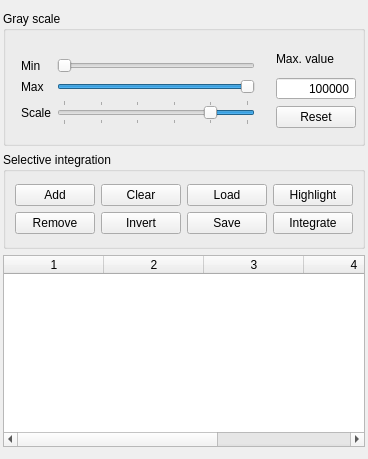
          <widget class="QWidget" name="tab_Cake2">
           <attribute name="title">
            <string>Cake2</string>
           </attribute>
           <layout class="QVBoxLayout" name="verticalLayout_19">
            <property name="leftMargin">
             <number>3</number>
            </property>
            <property name="rightMargin">
             <number>3</number>
            </property>
            <property name="bottomMargin">
             <number>12</number>
            </property>
            <item>
             <widget class="QGroupBox" name="groupBox_29">
              <property name="sizePolicy">
               <sizepolicy hsizetype="Preferred" vsizetype="Fixed">
                <horstretch>0</horstretch>
                <verstretch>0</verstretch>
               </sizepolicy>
              </property>
              <property name="title">
               <string>Gray scale</string>
              </property>
              <property name="flat">
               <bool>true</bool>
              </property>
              <layout class="QHBoxLayout" name="horizontalLayout_7">
               <property name="spacing">
                <number>-1</number>
               </property>
               <property name="leftMargin">
                <number>3</number>
               </property>
               <property name="topMargin">
                <number>12</number>
               </property>
               <property name="rightMargin">
                <number>3</number>
               </property>
               <property name="bottomMargin">
                <number>12</number>
               </property>
               <item>
                <widget class="QFrame" name="frame_8">
                 <property name="frameShape">
                  <enum>QFrame::NoFrame</enum>
                 </property>
                 <property name="frameShadow">
                  <enum>QFrame::Plain</enum>
                 </property>
                 <layout class="QHBoxLayout" name="horizontalLayout_8">
                  <property name="topMargin">
                   <number>12</number>
                  </property>
                  <property name="bottomMargin">
                   <number>3</number>
                  </property>
                  <item>
                   <widget class="QFrame" name="frame_3">
                    <property name="sizePolicy">
                     <sizepolicy hsizetype="Preferred" vsizetype="Fixed">
                      <horstretch>0</horstretch>
                      <verstretch>0</verstretch>
                     </sizepolicy>
                    </property>
                    <property name="frameShape">
                     <enum>QFrame::NoFrame</enum>
                    </property>
                    <property name="frameShadow">
                     <enum>QFrame::Plain</enum>
                    </property>
                    <layout class="QGridLayout" name="gridLayout_22">
                     <property name="leftMargin">
                      <number>3</number>
                     </property>
                     <property name="topMargin">
                      <number>3</number>
                     </property>
                     <property name="rightMargin">
                      <number>3</number>
                     </property>
                     <property name="bottomMargin">
                      <number>3</number>
                     </property>
                     <item row="3" column="1">
                      <widget class="QSlider" name="horizontalSlider_VMax">
                       <property name="minimum">
                        <number>1</number>
                       </property>
                       <property name="maximum">
                        <number>1000</number>
                       </property>
                       <property name="pageStep">
                        <number>1000</number>
                       </property>
                       <property name="value">
                        <number>1000</number>
                       </property>
                       <property name="orientation">
                        <enum>Qt::Horizontal</enum>
                       </property>
                       <property name="tickPosition">
                        <enum>QSlider::NoTicks</enum>
                       </property>
                      </widget>
                     </item>
                     <item row="1" column="1">
                      <widget class="QSlider" name="horizontalSlider_VMin">
                       <property name="minimum">
                        <number>1</number>
                       </property>
                       <property name="maximum">
                        <number>1000</number>
                       </property>
                       <property name="pageStep">
                        <number>1000</number>
                       </property>
                       <property name="value">
                        <number>1</number>
                       </property>
                       <property name="orientation">
                        <enum>Qt::Horizontal</enum>
                       </property>
                       <property name="invertedAppearance">
                        <bool>false</bool>
                       </property>
                       <property name="invertedControls">
                        <bool>false</bool>
                       </property>
                       <property name="tickPosition">
                        <enum>QSlider::NoTicks</enum>
                       </property>
                       <property name="tickInterval">
                        <number>1</number>
                       </property>
                      </widget>
                     </item>
                     <item row="5" column="1">
                      <widget class="QSlider" name="horizontalSlider_MaxScaleBars">
                       <property name="minimum">
                        <number>0</number>
                       </property>
                       <property name="maximum">
                        <number>5</number>
                       </property>
                       <property name="pageStep">
                        <number>5</number>
                       </property>
                       <property name="value">
                        <number>1</number>
                       </property>
                       <property name="sliderPosition">
                        <number>1</number>
                       </property>
                       <property name="orientation">
                        <enum>Qt::Horizontal</enum>
                       </property>
                       <property name="invertedAppearance">
                        <bool>true</bool>
                       </property>
                       <property name="tickPosition">
                        <enum>QSlider::TicksBothSides</enum>
                       </property>
                       <property name="tickInterval">
                        <number>1</number>
                       </property>
                      </widget>
                     </item>
                     <item row="1" column="0">
                      <widget class="QLabel" name="label_8">
                       <property name="text">
                        <string>Min</string>
                       </property>
                       <property name="alignment">
                        <set>Qt::AlignLeading|Qt::AlignLeft|Qt::AlignVCenter</set>
                       </property>
                      </widget>
                     </item>
                     <item row="3" column="0">
                      <widget class="QLabel" name="label_9">
                       <property name="text">
                        <string>Max</string>
                       </property>
                       <property name="alignment">
                        <set>Qt::AlignLeading|Qt::AlignLeft|Qt::AlignVCenter</set>
                       </property>
                      </widget>
                     </item>
                     <item row="5" column="0">
                      <widget class="QLabel" name="label_19">
                       <property name="text">
                        <string>Scale</string>
                       </property>
                       <property name="alignment">
                        <set>Qt::AlignLeading|Qt::AlignLeft|Qt::AlignVCenter</set>
                       </property>
                      </widget>
                     </item>
                    </layout>
                   </widget>
                  </item>
                 </layout>
                </widget>
               </item>
               <item>
                <widget class="QFrame" name="frame_7">
                 <layout class="QVBoxLayout" name="verticalLayout_20">
                  <property name="leftMargin">
                   <number>3</number>
                  </property>
                  <property name="topMargin">
                   <number>3</number>
                  </property>
                  <property name="rightMargin">
                   <number>3</number>
                  </property>
                  <property name="bottomMargin">
                   <number>3</number>
                  </property>
                  <item>
                   <widget class="QLabel" name="label_12">
                    <property name="text">
                     <string>Max. value</string>
                    </property>
                   </widget>
                  </item>
                  <item>
                   <widget class="QSpinBox" name="spinBox_MaxCakeScale">
                    <property name="sizePolicy">
                     <sizepolicy hsizetype="Minimum" vsizetype="Fixed">
                      <horstretch>0</horstretch>
                      <verstretch>0</verstretch>
                     </sizepolicy>
                    </property>
                    <property name="focusPolicy">
                     <enum>Qt::StrongFocus</enum>
                    </property>
                    <property name="alignment">
                     <set>Qt::AlignRight|Qt::AlignTrailing|Qt::AlignVCenter</set>
                    </property>
                    <property name="buttonSymbols">
                     <enum>QAbstractSpinBox::NoButtons</enum>
                    </property>
                    <property name="maximum">
                     <number>10000000</number>
                    </property>
                    <property name="value">
                     <number>100000</number>
                    </property>
                   </widget>
                  </item>
                  <item>
                   <widget class="QPushButton" name="pushButton_ResetCakeScale">
                    <property name="sizePolicy">
                     <sizepolicy hsizetype="Minimum" vsizetype="Fixed">
                      <horstretch>0</horstretch>
                      <verstretch>0</verstretch>
                     </sizepolicy>
                    </property>
                    <property name="toolTip">
                     <string>Reset full scale</string>
                    </property>
                    <property name="text">
                     <string>Reset</string>
                    </property>
                    <property name="autoDefault">
                     <bool>false</bool>
                    </property>
                    <property name="default">
                     <bool>false</bool>
                    </property>
                    <property name="flat">
                     <bool>false</bool>
                    </property>
                   </widget>
                  </item>
                 </layout>
                </widget>
               </item>
              </layout>
             </widget>
            </item>
            <item>
             <widget class="QGroupBox" name="groupBox_19">
              <property name="sizePolicy">
               <sizepolicy hsizetype="Preferred" vsizetype="Fixed">
                <horstretch>0</horstretch>
                <verstretch>0</verstretch>
               </sizepolicy>
              </property>
              <property name="title">
               <string>Selective integration</string>
              </property>
              <property name="flat">
               <bool>true</bool>
              </property>
              <layout class="QGridLayout" name="gridLayout_16">
               <property name="topMargin">
                <number>12</number>
               </property>
               <property name="bottomMargin">
                <number>12</number>
               </property>
               <item row="0" column="0">
                <widget class="QPushButton" name="pushButton_AddAzi">
                 <property name="sizePolicy">
                  <sizepolicy hsizetype="Minimum" vsizetype="Fixed">
                   <horstretch>0</horstretch>
                   <verstretch>0</verstretch>
                  </sizepolicy>
                 </property>
                 <property name="toolTip">
                  <string>Add a marker from currently plotted cake range</string>
                 </property>
                 <property name="text">
                  <string>Add</string>
                 </property>
                </widget>
               </item>
               <item row="0" column="2">
                <widget class="QPushButton" name="pushButton_ClearAziList">
                 <property name="sizePolicy">
                  <sizepolicy hsizetype="Minimum" vsizetype="Fixed">
                   <horstretch>0</horstretch>
                   <verstretch>0</verstretch>
                  </sizepolicy>
                 </property>
                 <property name="toolTip">
                  <string>Clear marker list</string>
                 </property>
                 <property name="text">
                  <string>Clear</string>
                 </property>
                </widget>
               </item>
               <item row="0" column="4">
                <widget class="QPushButton" name="pushButton_LoadCakeMarkerFile">
                 <property name="toolTip">
                  <string>Load a marker file</string>
                 </property>
                 <property name="text">
                  <string>Load</string>
                 </property>
                </widget>
               </item>
               <item row="1" column="0">
                <widget class="QPushButton" name="pushButton_RemoveAzi">
                 <property name="sizePolicy">
                  <sizepolicy hsizetype="Minimum" vsizetype="Fixed">
                   <horstretch>0</horstretch>
                   <verstretch>0</verstretch>
                  </sizepolicy>
                 </property>
                 <property name="toolTip">
                  <string>Remove highlighted markers from the list</string>
                 </property>
                 <property name="text">
                  <string>Remove</string>
                 </property>
                </widget>
               </item>
               <item row="1" column="2">
                <widget class="QPushButton" name="pushButton_InvertCakeBoxes">
                 <property name="sizePolicy">
                  <sizepolicy hsizetype="Minimum" vsizetype="Fixed">
                   <horstretch>0</horstretch>
                   <verstretch>0</verstretch>
                  </sizepolicy>
                 </property>
                 <property name="toolTip">
                  <string>Invert marker ranges</string>
                 </property>
                 <property name="text">
                  <string>Invert</string>
                 </property>
                </widget>
               </item>
               <item row="1" column="4">
                <widget class="QPushButton" name="pushButton_SaveCakeMarkerFile">
                 <property name="toolTip">
                  <string>Save list to a marker file</string>
                 </property>
                 <property name="text">
                  <string>Save</string>
                 </property>
                </widget>
               </item>
               <item row="1" column="5">
                <widget class="QPushButton" name="pushButton_IntegrateCake">
                 <property name="sizePolicy">
                  <sizepolicy hsizetype="Minimum" vsizetype="Fixed">
                   <horstretch>0</horstretch>
                   <verstretch>0</verstretch>
                  </sizepolicy>
                 </property>
                 <property name="toolTip">
                  <string>Integrate for ranges in the list</string>
                 </property>
                 <property name="text">
                  <string>Integrate</string>
                 </property>
                </widget>
               </item>
               <item row="0" column="5">
                <widget class="QPushButton" name="pushButton_HighlightSelectedMarker">
                 <property name="toolTip">
                  <string>Highlight selected marker in the list</string>
                 </property>
                 <property name="text">
                  <string>Highlight</string>
                 </property>
                </widget>
               </item>
              </layout>
             </widget>
            </item>
            <item>
             <widget class="QTableWidget" name="tableWidget_DiffImgAzi">
              <property name="rowCount">
               <number>0</number>
              </property>
              <property name="columnCount">
               <number>5</number>
              </property>
              <column/>
              <column/>
              <column/>
              <column/>
              <column/>
             </widget>
            </item>
           </layout>
          </widget>
